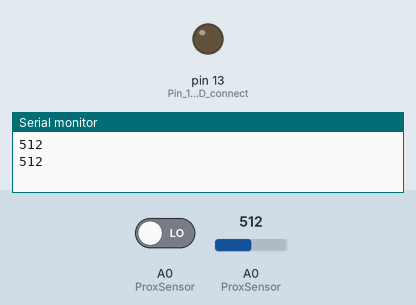
Bench run of a sketch on a simulated Arduino Uno, built with avr-gcc and run on an emulated ATmega328P. Parts: output pins drawn as LEDs (lit = HIGH), the last lines printed to the serial monitor. The inputs (shaded band) are chosen by the test bench; at power-on: A0 (ProxSensor) LOW, A0 (ProxSensor) = 512.

Above: at 1.8 s.
1.9 s: A0 (ProxSensor) driven HIGH
At 3.2 s:
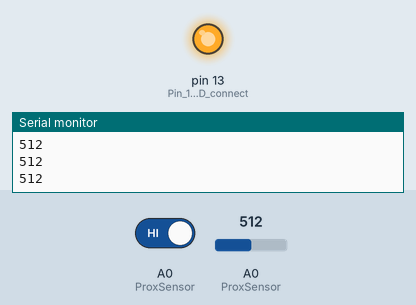
3.5 s: A0 (ProxSensor) driven LOW
At 4.7 s:
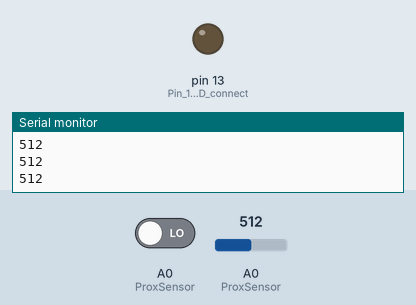
Timing chart, 0 to 6.5 s (numbered marks = the images above; inputs shaded):
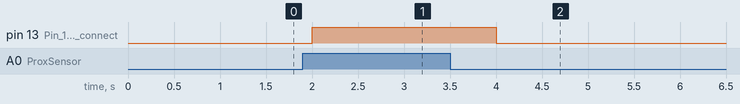

Measured:
- after the input at 1.9 s, pin 13 (Pin_13_has_an_LED_connect): LOW → HIGH after 0.10 s
- after the input at 3.5 s, pin 13 (Pin_13_has_an_LED_connect): HIGH → LOW after 0.50 s

The sketch:

IR-Test.ino
```cpp
const int ProxSensor = A0;
int inputVal = 0;

void setup()
{
  pinMode(13, OUTPUT);          // Pin 13 has an LED connected on most Arduino boards:
  pinMode(ProxSensor, INPUT);   //Pin 2 is connected to the output of proximity sensor
  Serial.begin(9600);
}

void loop()
{
  if (digitalRead(ProxSensor) == HIGH)   //Check the sensor output
  {
    digitalWrite(13, HIGH);   // set the LED on
  }
  else
  {
    digitalWrite(13, LOW);    // set the LED off
  }
  inputVal = analogRead(ProxSensor);
  Serial.println(inputVal);
  delay(1000);              // wait for a second

}
```
